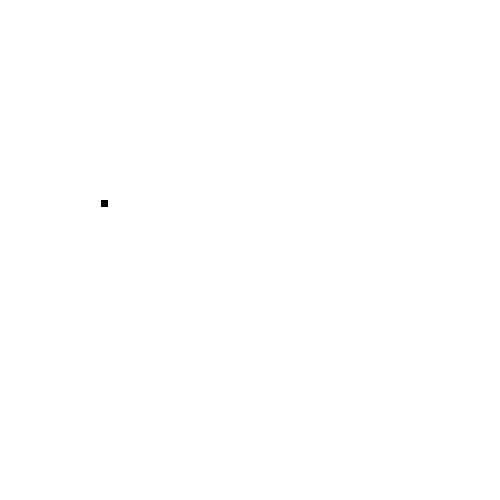
Frame 1 (no input)
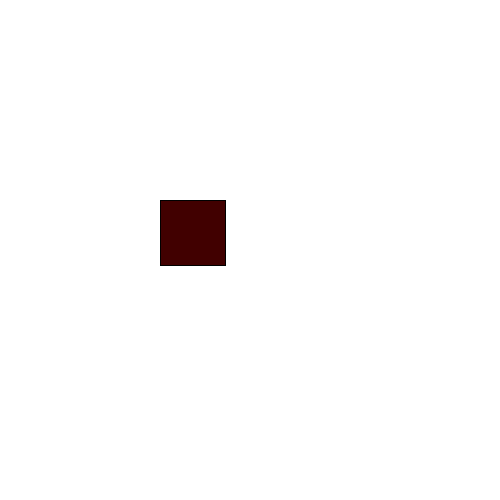
Frame 60 (the mouse pressed at the canvas centre just before this capture)
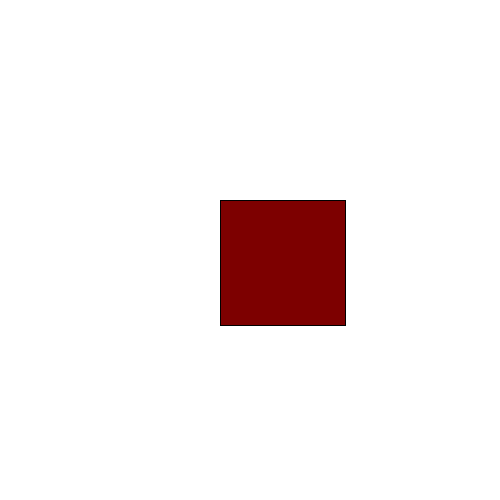
Frame 120 (the mouse held since frame 60 and released just before this capture)

The Processing sketch that drew these frames (run headless with seeded random() and noise(); from frame 60 on, the mouse is pressed at the canvas centre):

// Processing sketch: variables_animadas
// ── variables_animadas.pde
float tam; //declarar variable
float posX;
float posY;

void setup() {
  size(500, 500);
  posX= 100;
  posY= 200;
  tam = 5; //asignar valor  inicial a la variable
}

void draw() {
  background(255);

  tam = tam + 1; //sumarle 1 en cada vuelta del draw
  posX = posX + 1; //sumarel 1 en cada vuelta del draw

  fill(tam, 0, 0); //usar para color
  rect(posX, posY, tam, tam); //usarla para dibujar
}
